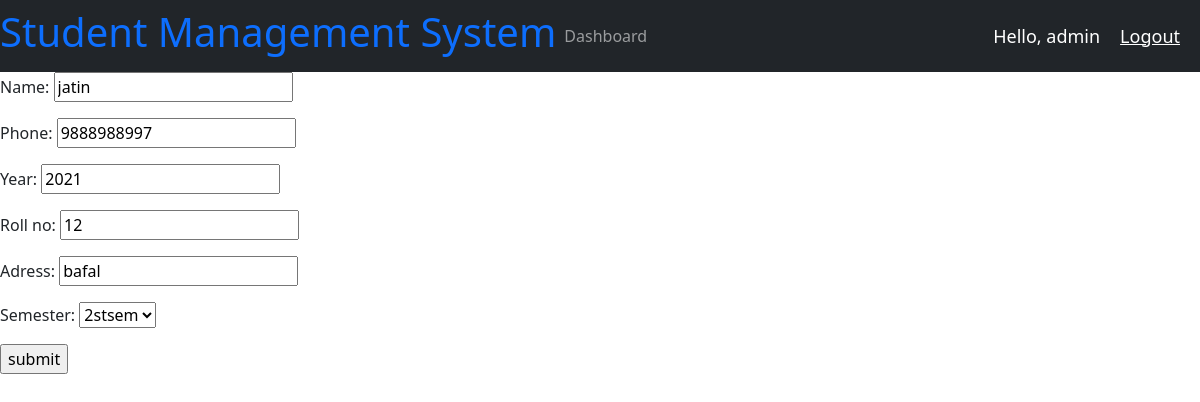
/update_stu/2/ (signed in), run on the app's committed database.
### student/models.py (models this page shows, shortened)
class Student(models.Model):
    sem=(
      ('1stsem','1stsem'),
      ('2stsem','2stsem'),
      ('3stsem','3stsem'),
      ('4stsem','4stsem'),
      ('5stsem','5stsem'),
      ('6stsem','6stsem'),
    )
    name = models.CharField(max_length=200, null=True)
    phone = models.CharField(max_length=200, null=True)
    year = models.IntegerField(null=True)
    roll_no = models.IntegerField(null=True)
    adress = models.CharField(max_length=500, null=True)
    semester=models.CharField(max_length=200,null=True,choices=sem)

### student/views.py (the view)
# urls.py: path('update_stu/<str:pk>/', views.upDatestudent, name="update_stu"),
@login_required(login_url='login')
def upDatestudent(request, pk):
	students = Student.objects.get(id=pk)
	form = UpDateInfo(instance=students)
	if request.method == 'POST':
		form = UpDateInfo(request.POST, instance=students)
		if form.is_valid():
			form.save()
			return redirect('/')
	context = {'form':form}
	return render(request, 'students/profile_update.html', context)

### student/forms.py
class UpDateInfo(ModelForm):
    class Meta:
        model = Student
        fields = '__all__'

### templates/students/profile_update.html (shortened to what this page needs)
{% extends 'base.html' %}
{% block body %}
<form action="" method="POST">
  {{form.as_p}}
  <input type="submit" name="submit" value="submit" />
</form>
{% endblock body %}

### templates/nav/nav.html (shortened to what this page needs)
{% load static %}
<nav class="navbar navbar-expand-lg navbar-dark bg-dark">
  <h1 class= "text-primary"> Student Management System</h1>
  <div class="collapse navbar-collapse" id="navbarNav">
    <ul class="navbar-nav">
      <li class="nav-item active">
        <a class="nav-link" href="{% url 'home' %}">Dashboard</a>
      </li>
    </ul>
  </div>
  <span class="hello-msg">Hello, {{request.user}}</span>
  <span ><a  class="hello-msg" href="{% url 'logout' %}">Logout</a></span>
</nav>

### templates/nav/nav.html (style rules this page uses)
.hello-msg { font-size:18px; color:#fff; margin-right:20px }

### data on the page
Student: name "jatin", phone "9888988997", year "2021", roll_no "12", adress "bafal", semester "2stsem"

### other printed values
{{ request.user }} "admin"
